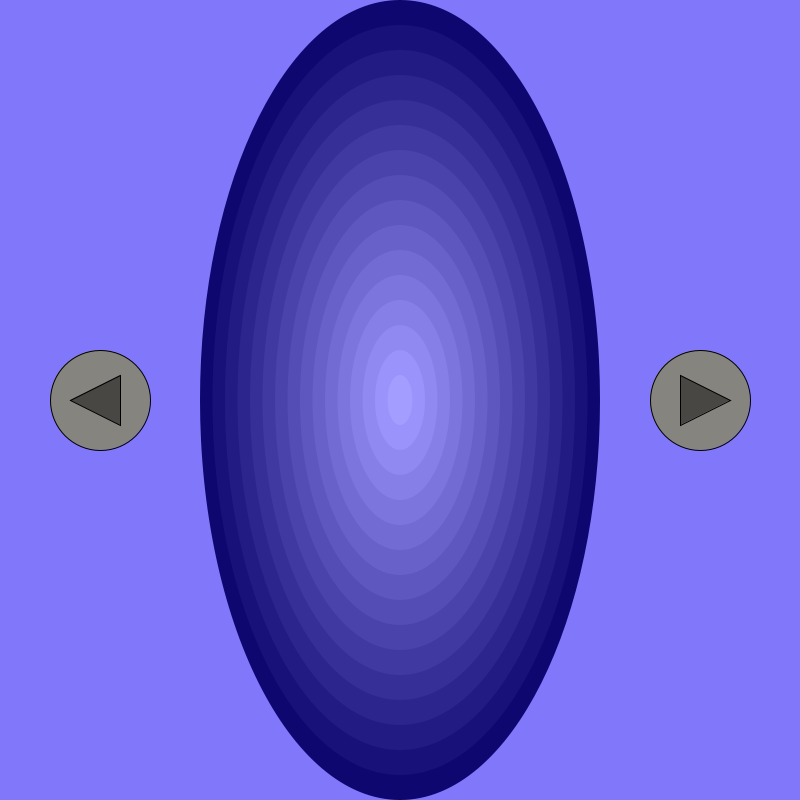
Frame 1 (no input)
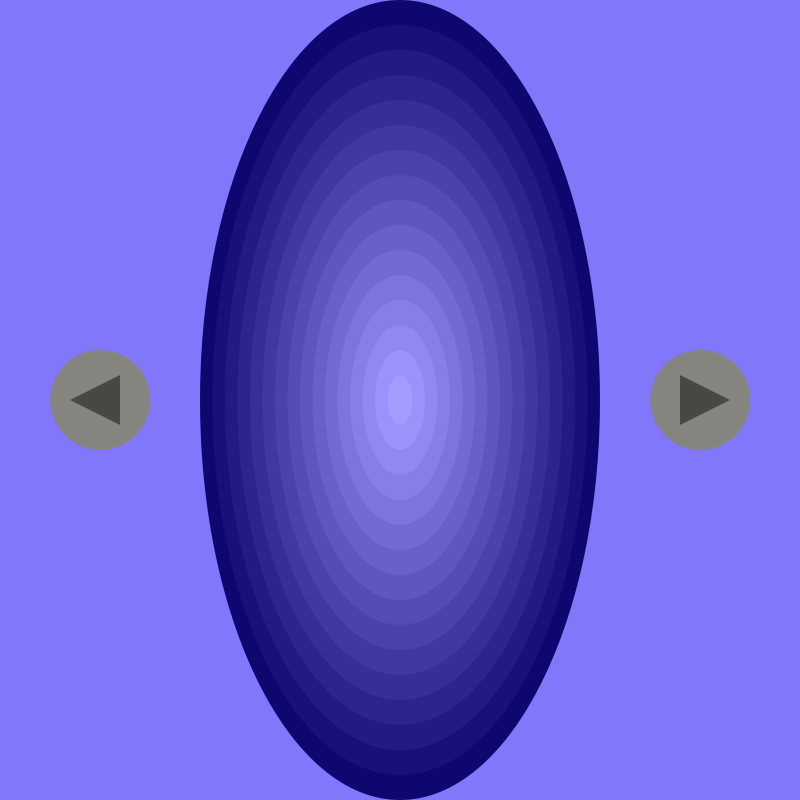
Frame 60 (the mouse pressed at the canvas centre just before this capture)
Frame 120 (the mouse held since frame 60 and released just before this capture): identical to frame 60, image omitted

The Processing sketch that drew these frames (run headless with seeded random() and noise(); from frame 60 on, the mouse is pressed at the canvas centre):

// Processing sketch: Loop_Gallery_Checkpoint
// ── Loop_Gallery_Checkpoint.pde
//Adrian Wong
//1-4
//September 9th, 2024

int mode;
final int Pattern1 = 0;
final int Pattern2 = 1;
final int Pattern3 = 2;

//Button
float leftbuttonX, leftbuttonY, rightbuttonX, rightbuttonY;

//Pattern1
float pattern1X, pattern1Y, pattern1D, pattern1rotate, pattern1R, pattern1G, pattern1B;

//Pattern2
float[] pattern2r;
float[] pattern2g;
float[] pattern2b;
int[] square;
int squarenums;
int squareX, squareY;

void setup() {
  size (800, 800);
  mode = Pattern1;
  
  //ButtonSetup
  leftbuttonX = 100;
  leftbuttonY = 400;
  rightbuttonX = 700;
  rightbuttonY = 400;
  
  //Pattern1
  pattern1X = 400;
  pattern1Y = 400;
  pattern1D = 800;
  pattern1rotate = 0;
  pattern1R = 0;
  pattern1G = 0;
  pattern1B = 0;
  
  //Pattern2
  squarenums = 256;
  pattern2r = new float [squarenums];
  pattern2g = new float [squarenums];
  pattern2b = new float [squarenums];
  square = new int[squarenums];
  squareX = 0;
  squareY = 0;
}

void draw() {
  if (mode == Pattern1) {
    pattern1();
  } else if (mode == Pattern2) {
    pattern2();
  } else if (mode == Pattern3) {
    pattern3();
  } else {
    println("Error: Mode = " + mode);
  }
}

void buttonSetup() {
  fill(134, 132, 127);
  circle (leftbuttonX, leftbuttonY, 100);
  circle (rightbuttonX, rightbuttonY, 100);
  fill(72, 71, 68);
  triangle (70, 400, 120, 375, 120, 425);
  triangle (730, 400, 680, 375, 680, 425);
}

// ── Pattern1.pde
void pattern1() {
  background(129, 119, 250);
  buttonSetup();
  pattern1Draw();
}

void pattern1Clicks() {
  if (dist(leftbuttonX, leftbuttonY, mouseX, mouseY) < 50) {
    mode = Pattern3;
  }
  if (dist(rightbuttonX, rightbuttonY, mouseX, mouseY) < 50) {
    mode = Pattern2;
  }
}

void pattern1Draw() {
  noStroke();
  pattern1D = 800;
  pattern1R = 0;
  pattern1G = 0;
  pattern1B = 0;
  while (pattern1D >= 0) {
    fill (13+pattern1R, 7+pattern1G, 111+pattern1B);
    ellipse (pattern1X, pattern1Y, pattern1D/2, pattern1D);
    pattern1D = pattern1D - 50;
    pattern1rotate = pattern1rotate + 10;
    pattern1R = pattern1R + 10;
    pattern1G = pattern1G + 10;
    pattern1B = pattern1B + 10;
  }
}

// ── Pattern2.pde
void pattern2() {
  background(119, 170, 250);
  pattern2Draw();
  buttonSetup();
}

void pattern2Clicks() {
   if (dist(leftbuttonX, leftbuttonY, mouseX, mouseY) < 50) {
    mode = Pattern1;

  }
  if (dist(rightbuttonX, rightbuttonY, mouseX, mouseY) < 50) {
    mode = Pattern3;
  }
}

void pattern2Draw() {
  int i = 0;
  while (i < 256) {
    colorgeneration(i);
    rect (squareX, squareY, 50, 50);
    squareX = squareY + 50;
    if (squareX == 800 & squareY < 800) {
      squareY = squareY + 50;
      squareX = 0;
   }
   i = i + 1;
  }
}

void colorgeneration(int i) {
  pattern2r[i] = random(0,255);
  pattern2g[i] = random(0,255);
  pattern2b[i] = random(0,255);
  fill (pattern2r[i], pattern2g[i], pattern2b[i]);
}


  

// ── Pattern3.pde
void pattern3() {
  background (119, 250, 135);
  buttonSetup();
}

void pattern3Clicks() {
   if (dist(leftbuttonX, leftbuttonY, mouseX, mouseY) < 50) {
    mode = Pattern2;

  }
  if (dist(rightbuttonX, rightbuttonY, mouseX, mouseY) < 50) {
    mode = Pattern1;
  }
}

// ── mouse.pde
void mousePressed() {
  if (mode == Pattern1) {
    pattern1Clicks();
  } else if (mode == Pattern2) {
    pattern2Clicks();
  } else if (mode == Pattern3) {
    pattern3Clicks();
  }
}
